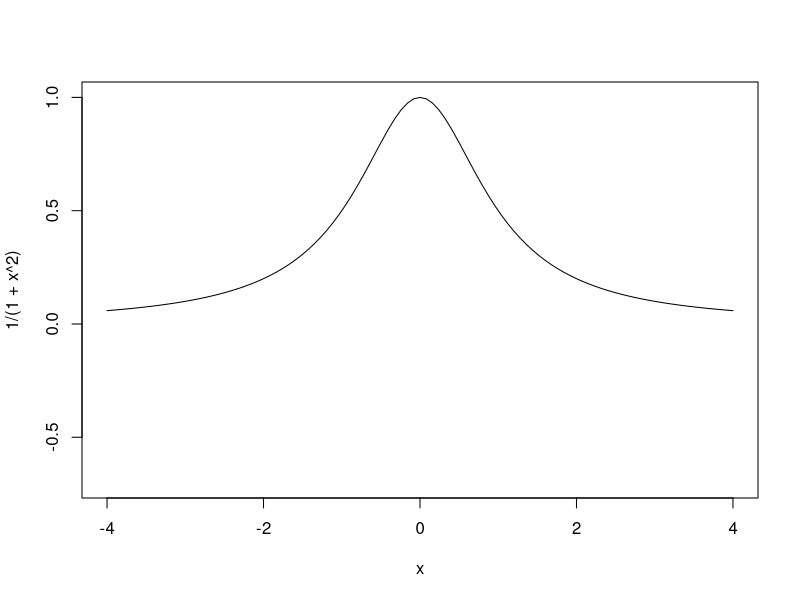
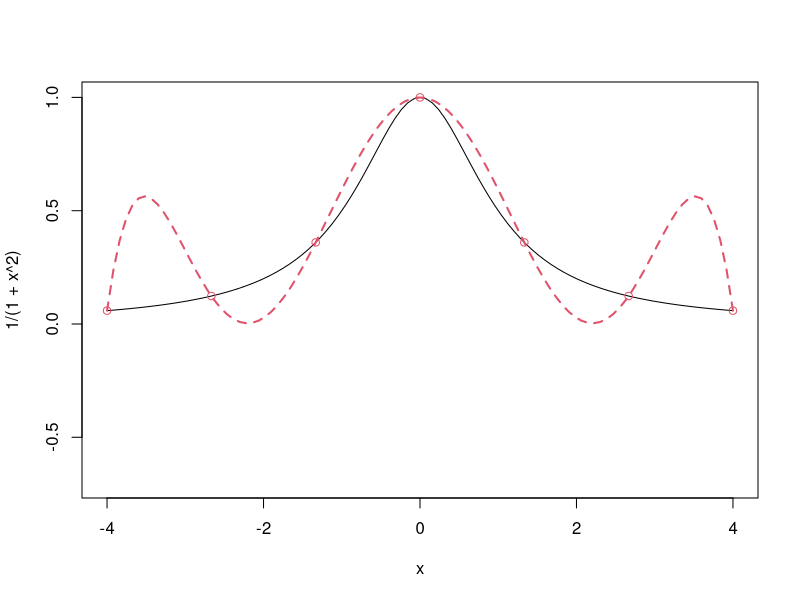
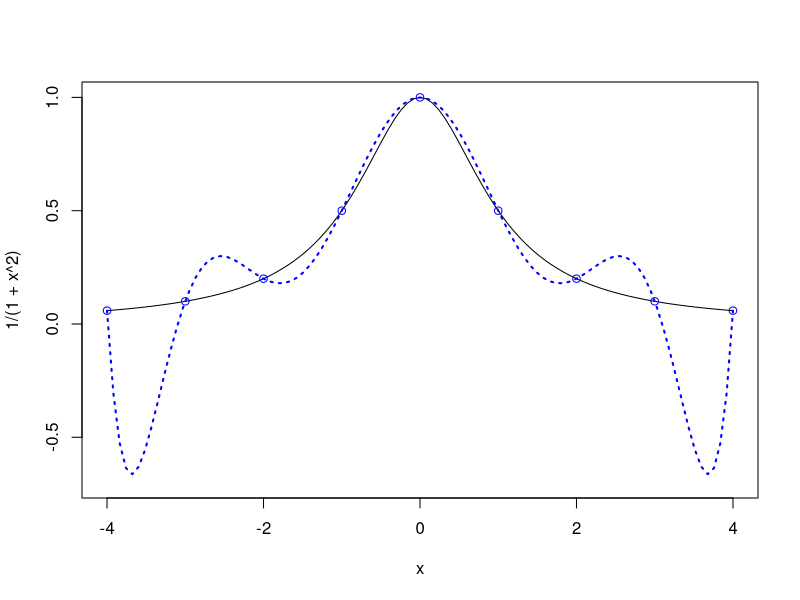

Write R code to recreate these figures, in order.
## ---- chunk 1
curve(1/(1+x^2), from=-4, to=4, ylim=c(-.7,1))
## ---- chunk 2
curve(1/(1+x^2), from=-4, to=4, ylim=c(-.7,1))
x=seq(-4,4,length=7)
y=1/(1+x^2)
X=as.matrix(cbind(1,x,x^2,x^3,x^4,x^5,x^6))
a=solve(X,y)
u=seq(-4,4,length=100)
yhat=u
for(i in 1:100)
  yhat[i]=sum(c(1,u[i],u[i]^2,u[i]^3,u[i]^4,u[i]^5,u[i]^6)*a)
lines(u,yhat, col=2, lty=2, lwd = 2)
points(x,y,col=2)
## ---- chunk 3
curve(1/(1+x^2), from=-4, to=4, ylim=c(-.7,1))
x=seq(-4,4,length=9)
y=1/(1+x^2)
X=as.matrix(cbind(1,x,x^2,x^3,x^4,x^5,x^6,x^7,x^8))
a=solve(X,y)
u=seq(-4,4,length=100)
yhat=u
for(i in 1:100)
  yhat[i]=sum(c(1,u[i],u[i]^2,u[i]^3,u[i]^4,u[i]^5,u[i]^6, u[i]^7,u[i]^8)*a)
lines(u,yhat, col='blue', lty=3, lwd = 2)
points(x,y,col="blue")
